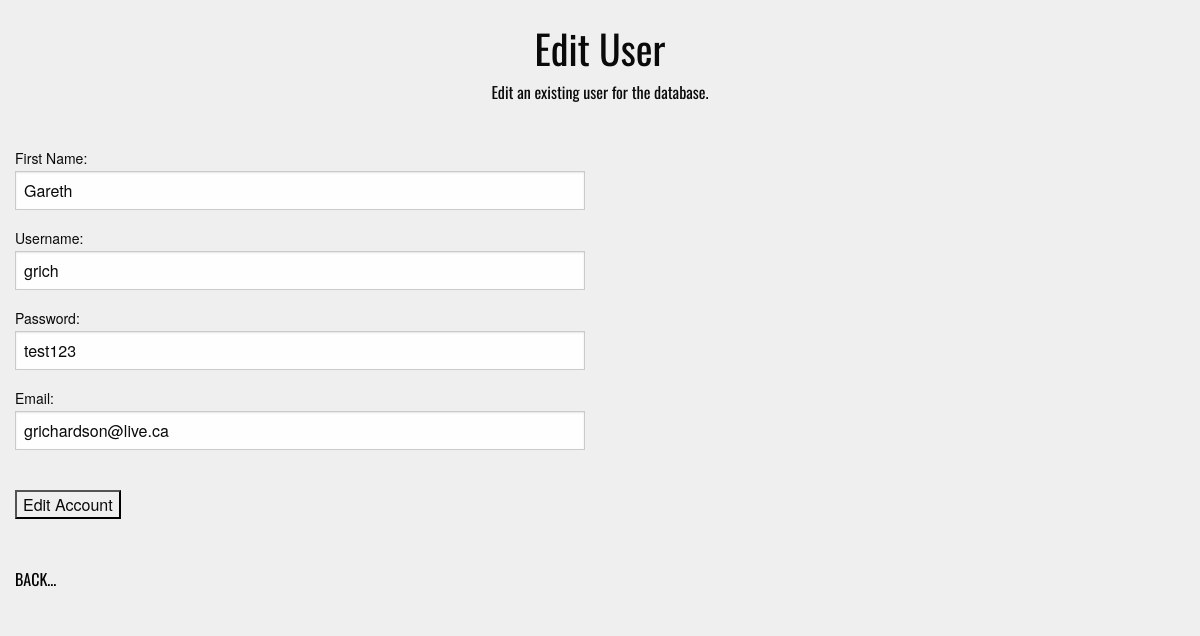
/admin/admin_edituser.php (signed in), run on the app's committed database.
### tables this page shows
CREATE TABLE IF NOT EXISTS `tbl_user` (
  `user_id` tinyint(3) UNSIGNED NOT NULL AUTO_INCREMENT,
  `user_fname` varchar(40) NOT NULL,
  `user_name` varchar(20) NOT NULL,
  `user_pass` varchar(30) NOT NULL,
  `user_email` varchar(50) NOT NULL,
  `user_date` timestamp NULL DEFAULT NULL,
  `user_level` varchar(15) NOT NULL,
  `user_ip` varchar(50) NOT NULL,
  PRIMARY KEY (`user_id`)
);

### admin/phpscripts/read.php (called while the page is built, shortened)
<?php
	function getSingle($tbl, $col, $id) {
		include('connect.php');
		$querySingle = "SELECT * FROM {$tbl} WHERE {$col} = {$id}";
		$runSingle = mysqli_query($link, $querySingle);
		if($runSingle){
			return $runSingle;
		}else{
			$error = "There was a problem accessing this information. Please contact your admin;";
			return $error;
		}
	}
?>

### admin/admin_edituser.php (the view, shortened to what this page needs)
<?php
	$id = $_SESSION['user_id'];
	$tbl = "tbl_user";
	$col = "user_id";
	$popForm = getSingle($tbl, $col, $id);
	$info = mysqli_fetch_array($popForm);
?>
<!doctype html>
<html>
<head>
<link rel="stylesheet" href="../css/foundation.css"/>
<link rel="stylesheet" href="../css/app.css"/>
</head>
<body>
	<br>
		<div class="row">
			<div class="small-12 columns"><h2 class="centerText">Edit User</h2></div>
			<div class="small-12 columns"><p class="centerText">Edit an existing user for the database.</p></div>
		</div>
	<br>
	<form action="admin_edituser.php" method="post">
		<div class="row">
			<div class="small-12 large-6 columns">
				<label>First Name:</label>
				<input type="text" name="fname" value="<?php echo $info['user_fname'];  ?>">
			</div>
		</div>
		<div class="row">
			<div class="small-12 large-6 columns">
				<label>Username:</label>
				<input type="text" name="username" value="<?php echo $info['user_name'];  ?>">
			</div>
		</div>
		<div class="row">
			<div class="small-12 large-6 columns">
				<label>Password:</label>
				<input type="text" name="password" value="<?php echo $info['user_pass'];  ?>">
			</div>
		</div>
		<div class="row">
			<div class="small-12 large-6 columns">
				<label>Email:</label>
				<input type="text" name="email" value="<?php echo $info['user_email'];  ?>"><br>
			</div>
		</div>
		<div class="row">
			<div class="small-12 large-6 columns">
				<input type="submit" name="submit" value="Edit Account">
			</div>
		</div>
	</form>
	<br><br>
	<div class="row">
		<div class="small-12 columns"><a href="admin_index.php"><p class="blackText">BACK...</p></a></div>
	</div>
</body>
</html>

### css/app.css (style rules this page uses)
a { font-family: 'Oswald', sans-serif; color: white; }
body { overflow-x: hidden; background-color: #efefef; }
h2 { font-family: 'Oswald', sans-serif; line-height: 1.2em; }
p { font-family: 'Oswald', sans-serif; }
.blackText { color: black; }
.centerText { text-align: center; }
.row { max-width: 83.5em; }

### data on the page
tbl_user: fname "Gareth", username "grich", password "test123", email "grichardson@live.ca"
